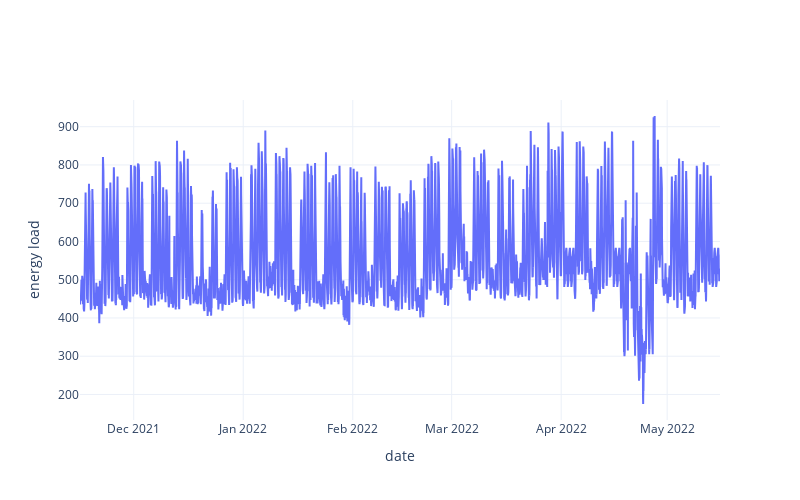

The code cell stored with this chart in its notebook:
### Code cell
# Load Dataset
# --------------------------------------------------------------------------------------------------
# Notes
#   - you will have to remove `index_col = 0` for other datasets
print(os.getcwd())
file_path = "../tutorials/tf_and_keras/data/Sunspots.csv"
#df = pd.read_csv(file_path, index_col=0) 
#df.rename(columns = {"Date" : "date", "Monthly Mean Total Sunspot Number" : "sunspots"}, inplace = True)

df = load_data("data/load.xlsx")

# Plot original TS
p1 = go.Figure()
p1 = plot_series(df["date"], df["y"], p1, "energy load")
p1.update_layout(width = 800, height = 500)
p1.show()
#p1.show()

### Figure 1 — Plotly figure (JSON) as saved in the notebook; plotly's stock layout.template omitted (floating-point values rounded to 4 significant figures; data arrays with more than 128 entries replaced by an {"elided": "..."} marker saying what was removed)
{"data": [{"name": "original_ts", "type": "scatter", "x": {"elided": "4349 str values"}, "y": {"elided": "4349 int values"}}], "layout": {"height": 500, "width": 800, "xaxis": {"title": {"text": "date"}}, "yaxis": {"title": {"text": "energy load"}}}}
